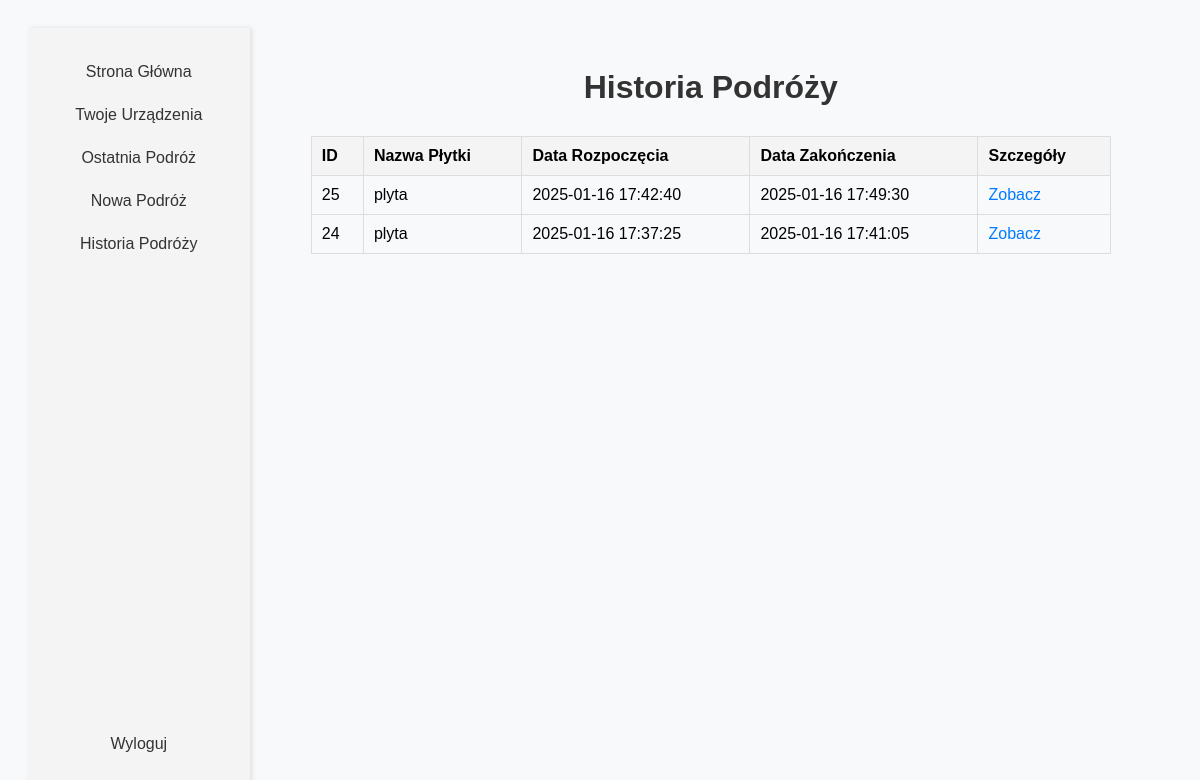
The app's page /journey_history (signed in), older data.
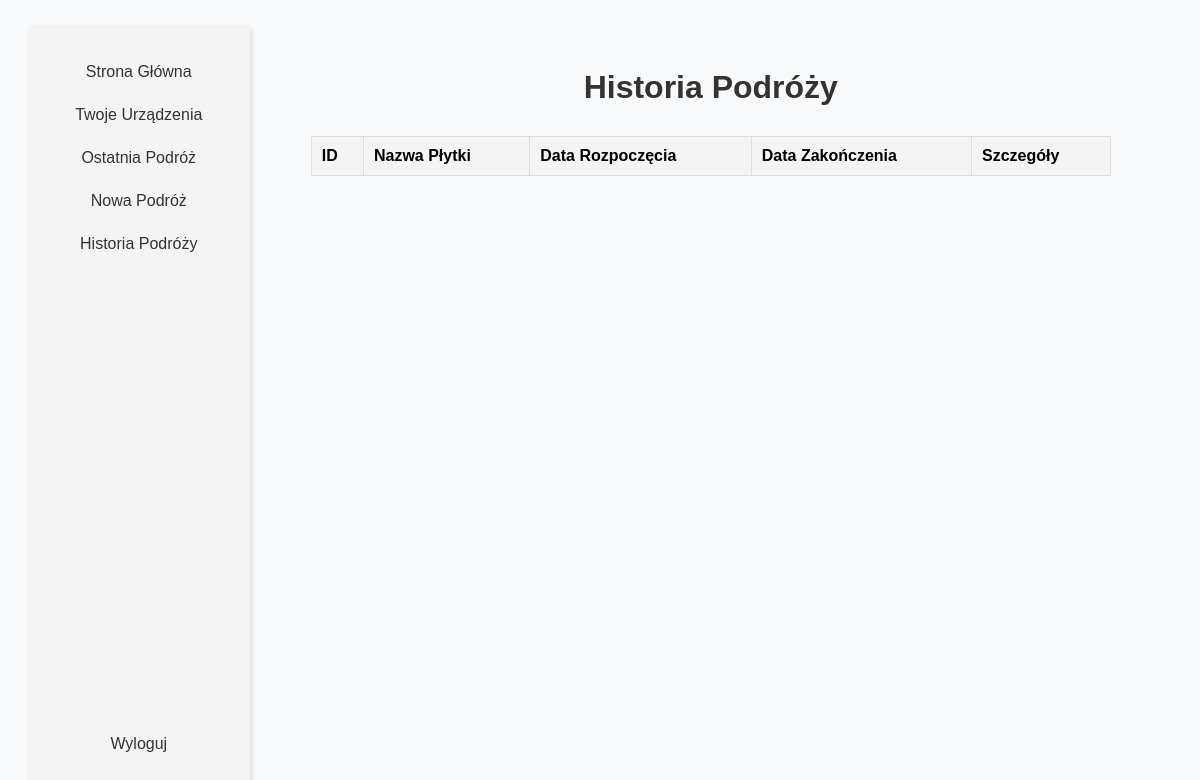
The same page, newer data.
### tables this page shows
CREATE TABLE user_boards (
                    id INTEGER PRIMARY KEY AUTOINCREMENT,
                    user_id INTEGER NOT NULL,
                    mac_address TEXT NOT NULL,
                    board_name TEXT,
                    is_in_use INTEGER DEFAULT 0 NOT NULL,
                    FOREIGN KEY (user_id) REFERENCES users (id));

### routes/journey_history.py (the view)
@bp.route('/journey_history', methods=['GET'])
def journey_history():
    username = session.get('username')
    journeys = get_all_journeys(username)
    return render_template('journey_history.html', journeys=journeys, username=username)

### routes/journey_history.py (called while the page is built)
def get_user_id(username):
    conn = sqlite3.connect('Users.db')
    conn.row_factory = sqlite3.Row
    cur = conn.cursor()
    cur.execute("SELECT id FROM users WHERE username = ?", (username,))
    result = cur.fetchone()
    conn.close()
    return result['id'] if result else None

def get_user_mac_addresses(user_id):
    conn = sqlite3.connect('Users.db')
    conn.row_factory = sqlite3.Row
    cur = conn.cursor()
    cur.execute("SELECT mac_address FROM user_boards WHERE user_id = ?", (user_id,))
    rows = cur.fetchall()
    conn.close()
    return [row['mac_address'] for row in rows] if rows else []

def get_board_name(mac_address):
    conn = sqlite3.connect('Users.db')
    conn.row_factory = sqlite3.Row
    cur = conn.cursor()
    cur.execute("SELECT board_name FROM user_boards WHERE mac_address = ?", (mac_address,))
    result = cur.fetchone()
    conn.close()
    return result['board_name'] if result else "Nieznana płyta"

### templates/journey_history.html (shortened to what this page needs)
<!DOCTYPE html>
<html lang="pl">
<head>
</head>
<body>
    {% if username %}
        <div class="sidebar">
            <div>
                <a href="{{ url_for('home.home') }}">Strona Główna</a>
                <a href="{{ url_for('boards.boards', username=username) }}">Twoje Urządzenia</a>
                <a href="{{ url_for('current_journey.current_journey')}}">Ostatnia Podróż</a>
                <a href="{{ url_for('new_journey.new_journey') }}">Nowa Podróż</a>
                <a href="{{ url_for('journey_history.journey_history') }}">Historia Podróży</a>
            </div>
            <a href="{{ url_for('login.logout') }}">Wyloguj</a>
        </div>
        <div class="content">
            <h1>Historia Podróży</h1>
            <table class="journey-list">
                <thead>
                    <tr>
                        <th>ID</th>
                        <th>Nazwa Płytki</th>
                        <th>Data Rozpoczęcia</th>
                        <th>Data Zakończenia</th>
                        <th>Szczegóły</th>
                    </tr>
                </thead>
                <tbody>
                    {% for journey in journeys %}
                    <tr>
                        <td>{{ journey.id }}</td>
                        <td>{{ journey.board_name }}</td>
                        <td>{{ journey.start_time }}</td>
                        <td>{{ journey.end_time or 'W trakcie' }}</td>
                        <td><a class="journey-link" href="/journey_details/{{ journey.id }}">Zobacz</a></td>
                    </tr>
                    {% endfor %}
                </tbody>
            </table>
        </div>
    {% endif %}
</body>
</html>

### templates/journey_history.html (style rules this page uses)
body { font-family: Arial, sans-serif; text-align: center; background-color: #f8f9fa; padding: 20px; display: flex; }
h1 { color: #333; margin-bottom: 30px; }
.sidebar { width: 200px; background-color: #f4f4f4; padding: 20px; display: flex; flex-direction: column; justify-content: space-between; height: 90vh; box-shadow: 2px 0 5px rgba(0,0,0,0.1); }
.sidebar a { text-decoration: none; color: #333; padding: 10px 0; margin: 5px 0; display: block; font-size: 16px; }
.content { padding: 20px; justify-content: center; align-items: center; width: 85%; }
.journey-list { margin: 20px auto; max-width: 800px; border-collapse: collapse; width: 100%; }
.journey-list th, .journey-list td { border: 1px solid #ddd; padding: 10px; text-align: left; }
.journey-list th { background-color: #f4f4f4; }

Row changes from the older to the newer data that the page shows:
removed user_boards: id "25", board_name "plyta", start_time "2025-01-16 17:42:40", end_time "2025-01-16 17:49:30", id "24", start_time "2025-01-16 17:37:25", end_time "2025-01-16 17:41:05"
